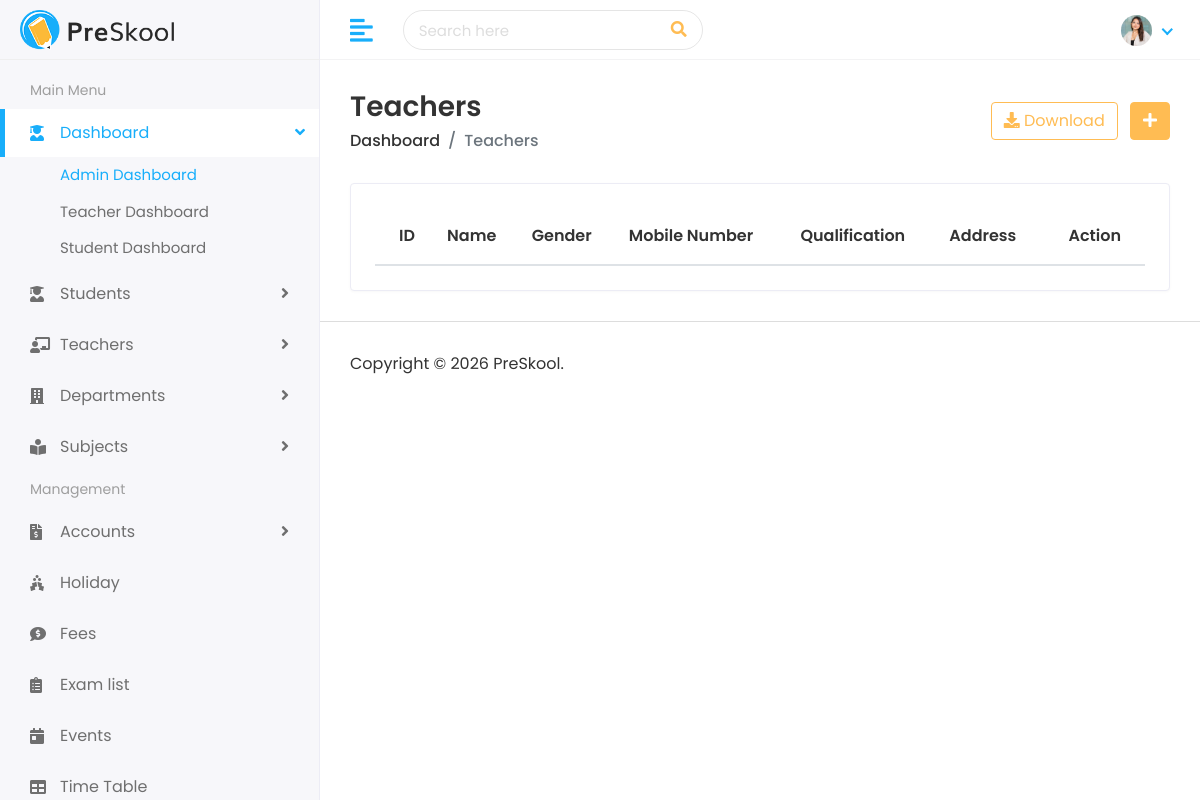
Before: /teachers/ with the older database file.
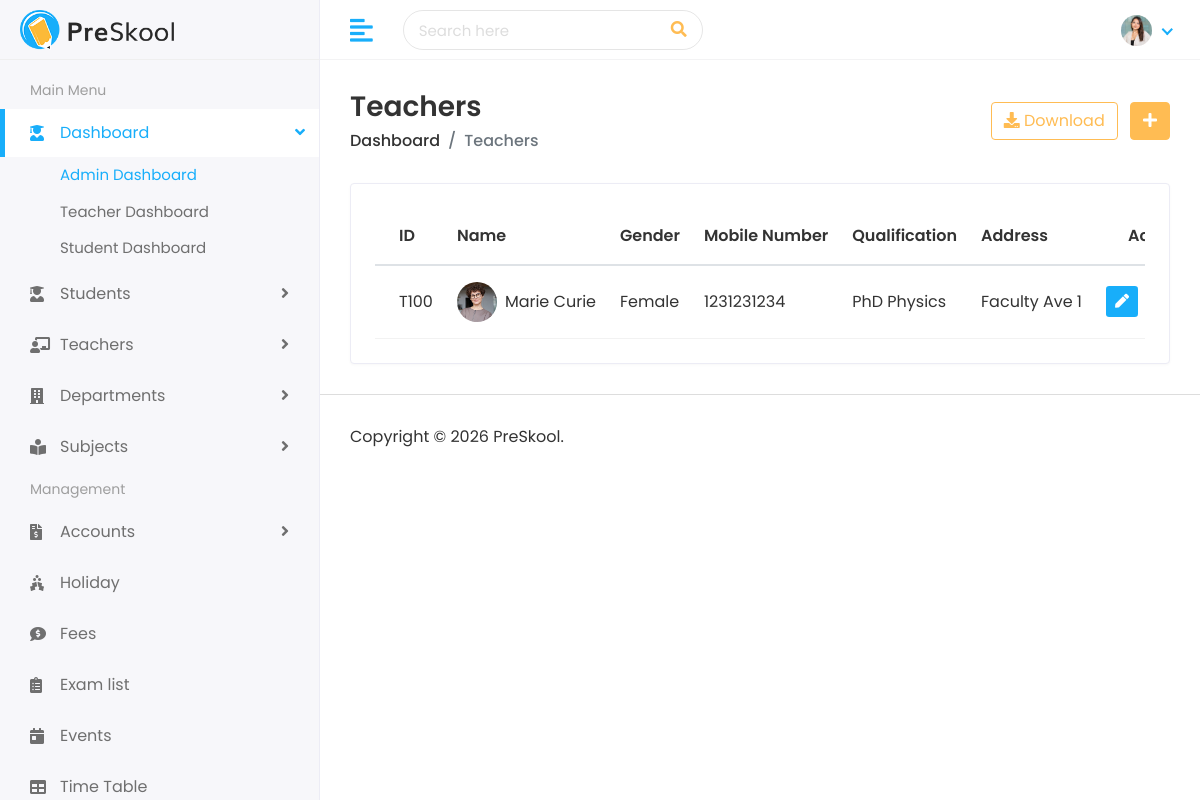
After: the same page with the newer database file.
### faculty/models.py (models this page shows, shortened)
class Teacher(models.Model):
    teacher_id = models.CharField(max_length=50, unique=True)
    first_name = models.CharField(max_length=100)
    last_name = models.CharField(max_length=100)
    gender = models.CharField(max_length=20, choices=[('Male', 'Male'), ('Female', 'Female'), ('Others', 'Others')])
    date_of_birth = models.DateField()
    mobile_number = models.CharField(max_length=20)
    joining_date = models.DateField()
    qualification = models.CharField(max_length=150)
    experience = models.CharField(max_length=100)
    username = models.CharField(max_length=100, unique=True)
    email = models.EmailField(max_length=150, unique=True)
    password = models.CharField(max_length=100)
    address = models.TextField()
    city = models.CharField(max_length=100)
    state = models.CharField(max_length=100)
    zip_code = models.CharField(max_length=20)
    country = models.CharField(max_length=100)
    image = models.ImageField(upload_to='teachers/', blank=True, null=True)
    department = models.ForeignKey(
        Department, on_delete=models.SET_NULL,
        null=True, blank=True, related_name='teachers'
    )

### faculty/views.py (the view)
# urls.py: path('teachers/', views.teacher_list, name='teacher_list'),
def teacher_list(request):
    teachers = Teacher.objects.all()
    return render(request, 'teachers/teachers.html', {'teachers': teachers})

### templates/teachers/teachers.html (shortened to what this page needs)
{% extends 'Home/base.html' %}
{% load static %}
{% block body %}
         <div class="page-wrapper">
            <div class="content container-fluid">
               <div class="page-header">
                  <div class="row align-items-center">
                     <div class="col">
                        <h3 class="page-title">Teachers</h3>
                        <ul class="breadcrumb">
                           <li class="breadcrumb-item"><a href="/dashboard">Dashboard</a></li>
                           <li class="breadcrumb-item active">Teachers</li>
                        </ul>
                     </div>
                     <div class="col-auto text-right float-right ml-auto">
                        <a href="#" class="btn btn-outline-primary mr-2"><i class="fas fa-download"></i> Download</a>
                        <a href="{% url 'add_teacher' %}" class="btn btn-primary"><i class="fas fa-plus"></i></a>
                     </div>
                  </div>
               </div>
               <div class="row">
                  <div class="col-sm-12">
                     <div class="card card-table">
                        <div class="card-body">
                           <div class="table-responsive">
                              <table class="table table-hover table-center mb-0 datatable">
                                 <thead>
                                    <tr>
                                       <th>ID</th>
                                       <th>Name</th>
                                       <th>Gender</th>
                                       <th>Mobile Number</th>
                                       <th>Qualification</th>
                                       <th>Address</th>
                                       <th class="text-right">Action</th>
                                    </tr>
                                 </thead>
                                 <tbody>
                                    {% for teacher in teachers %}
                                    <tr>
                                       <td>{{ teacher.teacher_id }}</td>
                                       <td>
                                          <h2 class="table-avatar">
                                             <a href="{% url 'view_teacher' teacher.teacher_id %}" class="avatar avatar-sm mr-2">
                                                 {% if teacher.image %}
                                                 <img class="avatar-img rounded-circle" src="{{ teacher.image.url }}" alt="Profile Image">
                                                 {% else %}
                                                 <img class="avatar-img rounded-circle" src="{% static 'assets/img/profiles/avatar-02.jpg' %}" alt="User Image">
                                                 {% endif %}
                                             </a>
                                             <a href="{% url 'view_teacher' teacher.teacher_id %}">{{ teacher.first_name }} {{ teacher.last_name}}</a>
                                          </h2>
                                       </td>
                                       <td>{{ teacher.gender }}</td>
                                       <td>{{ teacher.mobile_number }}</td>
                                       <td>{{ teacher.qualification }}</td>
                                       <td>{{ teacher.address }}</td>
                                       <td class="text-right">
                                          <div class="actions">
                                             <a href="{% url 'edit_teacher' teacher.teacher_id %}" class="btn btn-sm bg-success-light mr-2">
                                                 <i class="fas fa-pen"></i>
                                             </a>
                                         </div>
                                       </td>
                                    </tr>
                                    {% endfor %}
                                 </tbody>
                              </table>
                           </div>
                        </div>
                     </div>
                  </div>
               </div>
            </div>
            <footer>
               <p>Copyright © 2026 PreSkool.</p>
            </footer>
         </div>
      </div>
   </body>
</html>
{% endblock %}

### templates/Home/base.html (shortened to what this page needs)
{% load static %}
<!DOCTYPE html>
<html lang="en">
<head>
   <link rel="stylesheet" href="{%static 'assets/plugins/bootstrap/css/bootstrap.min.css' %}">
   <link rel="stylesheet" href="{%static 'assets/plugins/fontawesome/css/fontawesome.min.css' %}">
   <link rel="stylesheet" href="{%static 'assets/plugins/fontawesome/css/all.min.css' %}">
   <link rel="stylesheet" href="{%static 'assets/css/style.css' %}">
</head>
<body>
   <div class="main-wrapper">
      <div class="header">
         <div class="header-left">
            <a href="{% url 'index' %}" class="logo">
               <img src="{%static 'assets/img/logo.png' %}" alt="Logo">
            </a>
         </div>
         <a href="javascript:void(0);" id="toggle_btn">
            <i class="fas fa-align-left"></i>
         </a>
         <div class="top-nav-search">
            <form>
               <input type="text" class="form-control" placeholder="Search here">
               <button class="btn" type="submit"><i class="fas fa-search"></i></button>
            </form>
         </div>
         <ul class="nav user-menu">
            <li class="nav-item dropdown noti-dropdown">
               <a href="#" class="dropdown-toggle nav-link" data-toggle="dropdown">
               </a>
            </li>
            <li class="nav-item dropdown has-arrow">
               <a href="#" class="dropdown-toggle nav-link" data-toggle="dropdown">
                  <span class="user-img"><img class="rounded-circle"
                        src="{%static 'assets/img/profiles/avatar-01.jpg'%}" width="31" alt="Ryan Taylor"></span>
               </a>
            </li>
         </ul>
      </div>
      <div class="sidebar" id="sidebar">
         <div class="sidebar-inner slimscroll">
            <div id="sidebar-menu" class="sidebar-menu">
               <ul>
                  <li class="menu-title">
                     <span>Main Menu</span>
                  </li>
                  <li class="submenu active">
                     <a href="#"><i class="fas fa-user-graduate"></i> <span> Dashboard</span> <span
                           class="menu-arrow"></span></a>
                     <ul>
                        <li><a href="index.html" class="active">Admin Dashboard</a></li>
                        <li><a href="teacher-dashboard.html">Teacher Dashboard</a></li>
                        <li><a href="student-dashboard.html">Student Dashboard</a></li>
                     </ul>
                  </li>
                  <li class="submenu">
                     <a href="#"><i class="fas fa-user-graduate"></i> <span> Students</span> <span
                           class="menu-arrow"></span></a>
                  </li>
                  <li class="submenu">
                     <a href="#"><i class="fas fa-chalkboard-teacher"></i> <span> Teachers</span> <span
                           class="menu-arrow"></span></a>
                  </li>
                  <li class="submenu">
                     <a href="#"><i class="fas fa-building"></i> <span> Departments</span> <span
                           class="menu-arrow"></span></a>
                  </li>
                  <li class="submenu">
                     <a href="#"><i class="fas fa-book-reader"></i> <span> Subjects</span> <span
                           class="menu-arrow"></span></a>
                  </li>
                  <li class="menu-title">
                     <span>Management</span>
                  </li>
                  <li class="submenu">
                     <a href="#"><i class="fas fa-file-invoice-dollar"></i> <span> Accounts</span> <span
                           class="menu-arrow"></span></a>
                  </li>
                  <li>
                     <a href="holiday.html"><i class="fas fa-holly-berry"></i> <span>Holiday</span></a>
                  </li>
                  <li>
                     <a href="fees.html"><i class="fas fa-comment-dollar"></i> <span>Fees</span></a>
                  </li>
                  <li>
                     <a href="exam.html"><i class="fas fa-clipboard-list"></i> <span>Exam list</span></a>
                  </li>
                  <li>
                     <a href="event.html"><i class="fas fa-calendar-day"></i> <span>Events</span></a>
                  </li>
                  <li>
                     <a href="time-table.html"><i class="fas fa-table"></i> <span>Time Table</span></a>
                  </li>
               </ul>
            </div>
         </div>
      </div>
      {% block body %}
      {% endblock %}
</body>
</html>

Changed rows visible on the page:
added Teacher: teacher_id "T100", first_name "Marie", last_name "Curie", gender "Female", mobile_number "1231231234", qualification "PhD Physics", address "Faculty Ave 1"
